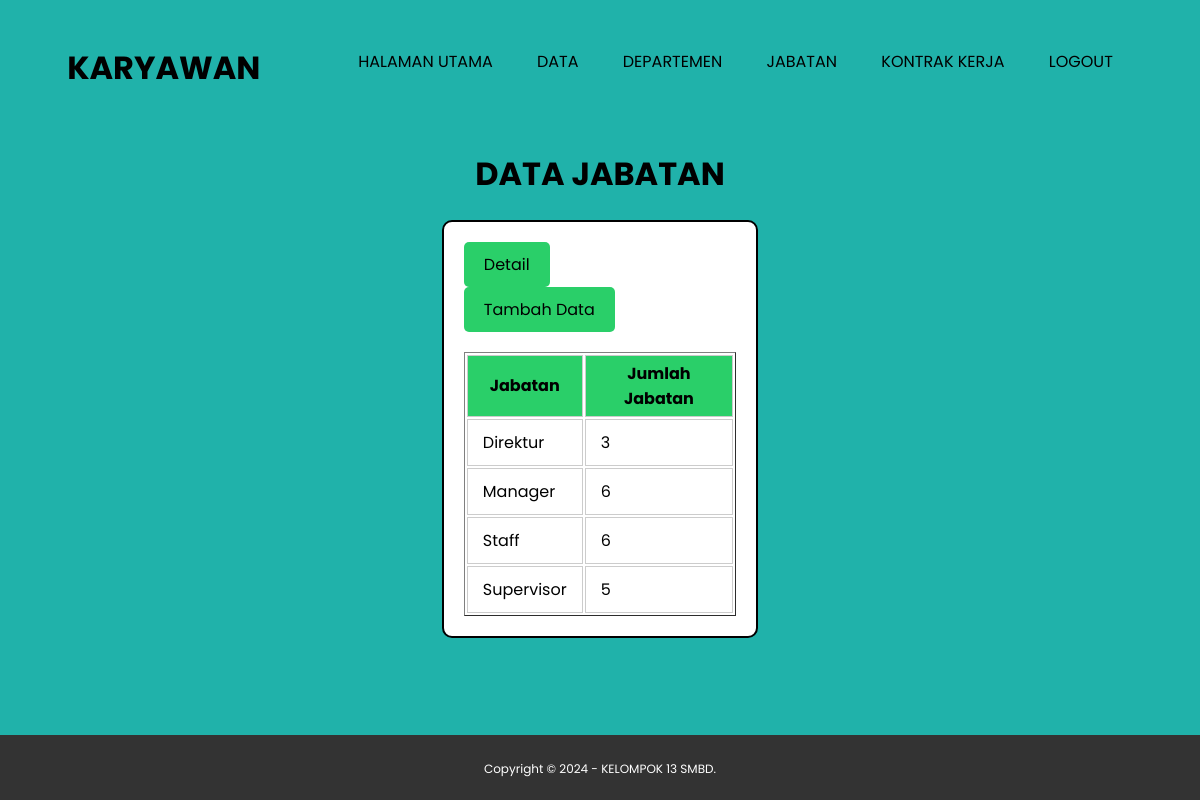
/jabatan.php, run on the app's committed database.
### tables this page shows
CREATE TABLE `jabatan` (
  `id_jabatan` int NOT NULL,
  `nama_jabatan` varchar(255) DEFAULT NULL,
  PRIMARY KEY (`id_jabatan`)
);

### jabatan.php (the view, shortened to what this page needs)
<!DOCTYPE html>
<html>
<head>
</head>
<body>
<header>
<div class="container">
        <h1><a href="index.html">KARYAWAN</a></h1>
        <ul>
          <li><a href="index.html">HALAMAN UTAMA</a></li>
          <li>
            <a href="javascript:void(0)">DATA</a>
          </li>
          <li><a href="departemen.php">DEPARTEMEN</a></li>
          <li><a href="jabatan.php">JABATAN</a></li>
          <li><a href="riwayatPekerjaan.php">KONTRAK KERJA</a></li>
          <li><a href="logout.php">LOGOUT</a></li>
        </ul>
      </div>
    </header>
    <center><h1>DATA JABATAN</h1></center>
    <div class="table-container">
    <div class="button-container">
        <a href="jabatanDetail.php" class="detail-button">Detail</a>
				<a href="jabatanInput.php" class="detail-button">Tambah Data</a>
    </div>
    <table style="margin-left: auto;margin-right: auto;" border="1">
      <tr>
          <th>Jabatan</th>
          <th>Jumlah Jabatan</th>
      </tr>
        <?php
          include "koneksi.php";
          $tampil=mysqli_query($koneksi,"CALL jumlah_karyawan_per_jabatan()");
          while ($data=mysqli_fetch_array($tampil)) {
        ?>
      <tr>
          <td><?php echo $data['nama_jabatan'] ?></td>
          <td><?php echo $data['jumlah_karyawan'] ?></td>
      </tr>
      <?php
      }
      ?>
  </table>
  </div>
  <footer>
    <div class="container">
      <small>Copyright &copy; 2024 - KELOMPOK 13 SMBD.</small>
    </div>
  </footer>
</body>
</html>

### jabatan.php (style rules this page uses)
body { background-color: #20B2AA; justify-content: center; align-items: center; font-family: 'Poppins', sans-serif; padding-bottom: 70px; }
a { color: inherit; text-decoration: none; }
.container { width:90%; margin:0 auto; }
.container:after { content:''; display: block; clear: both; }
header h1 { float: left; padding: 15px 0; color: #000000; }
header ul { float: right; }
header ul li { display: inline-block; }
header ul li a { padding: 25px 20px; display: inline-block; }
th { background-color: #2ACF69; }
td, tr, th { border: 1px solid #CCCCCC; padding: 5px 15px; height: 35px; }
footer { background-color: #333; color: #fff; text-align: center; padding: 20px 0; position: fixed; width: 100%; bottom: 0; left: 0; right: 0; z-index: 1000; position: fixed; }
footer small { font-size: 12px; }
.table-container { width: 23%; margin: 20px auto; padding: 20px; border: 2px solid #000000; border-radius: 10px; background: #fff; }
.button-container { text-align: left; margin-bottom: 20px; }
.button-container .detail-button { font-family: 'Poppins', sans-serif; background-color: #2ACF69; border: none; color: black; padding: 10px 20px; text-align: center; text-decoration: none; display: inline-block; font-size: 16px; margin-right: 20px; border-radius: 5px; cursor: pointer; }

### data on the page
jabatan: nama_jabatan "Direktur", jumlah_karyawan "3"
jabatan: nama_jabatan "Manager", jumlah_karyawan "6"
jabatan: nama_jabatan "Staff", jumlah_karyawan "6"
jabatan: nama_jabatan "Supervisor", jumlah_karyawan "5"
